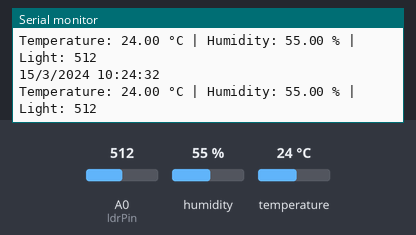
Bench run of a sketch on a simulated Arduino Uno R4 WiFi. Shown: the last lines printed to the serial monitor. The test bench sets the inputs (shaded band); at power-on: humidity 55 %, A0 (ldrPin) = 512, temperature 24 °C. The local clock reads 2024-03-15 10:24:30 at power-on unless the sketch sets it.

Above: at 2.8 s.
2.9 s: humidity set to 22 %
At 5.3 s:
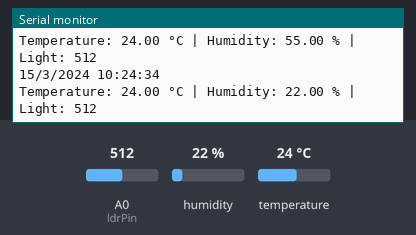
5.6 s: A0 (ldrPin) set to 716
At 6.5 s:
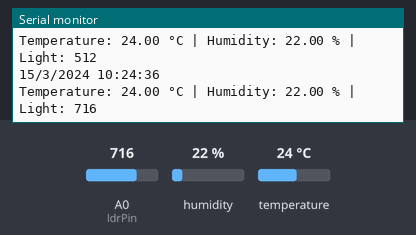
8.3 s: temperature set to 12 °C
At 10.8 s:
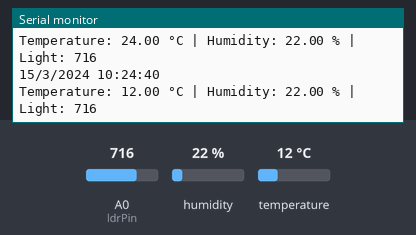
11.0 s: A0 (ldrPin) set to 900
At 12.6 s:
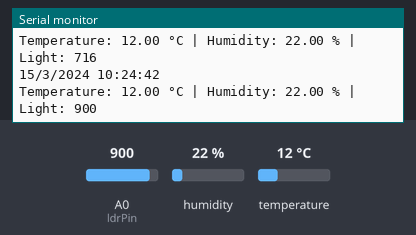
13.7 s: humidity set to 40 %
At 15.1 s:
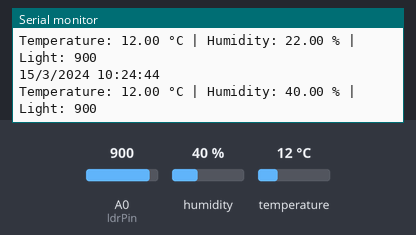
Timing chart, 0 to 16.7 s (numbered marks = the images above; inputs shaded):
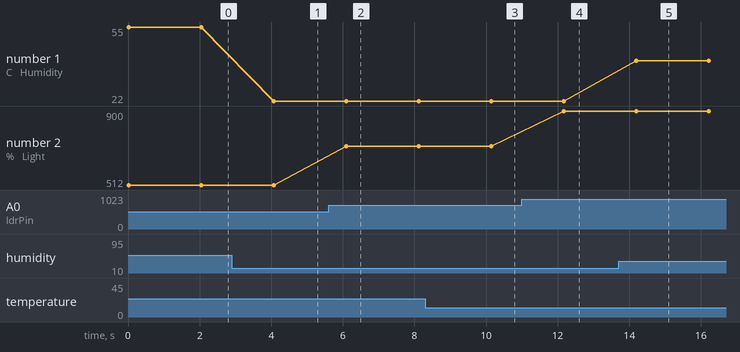

The sketch:

sensor-board.ino
```cpp
#include <WiFiS3.h>
#include <DHT.h> // DHT sensor library by Adafruit
#include <RTClib.h>  // RTClib by Adafruit

char ssid[] = "YOUR_WIFI_NAME";
char pass[] = "YOUR_WIFI_PASSWORD";

// IP address of the SECOND Uno R4
char server[] = "192.168.1.50";

WiFiClient client;

#define DHTPIN 2
#define DHTTYPE DHT11

DHT dht(DHTPIN, DHTTYPE);
RTC_DS3231 rtc;
const int ldrPin = A0;

void setup()
{
  Serial.begin(9600);
  dht.begin();
  if (!rtc.begin())
  {
    Serial.println("Couldn't find RTC");
    while (1);
  }
  // rtc.adjust(DateTime(F(__DATE__), F(__TIME__))); // adjust RTC time, first upload only
}


void loop()
{
  // Read light level
  // 🌑 Dark: 0–200
  // 🌥️ Dim room: 200–600
  // ☀️ Bright light: 600–1023
  int lightValue = analogRead(ldrPin);

  // Read DHT11
  float humidity = dht.readHumidity();
  float temperature = dht.readTemperature();

  // Check if reading failed
  if (isnan(humidity) || isnan(temperature))
    Serial.println("Failed to read from DHT11!");
  else
  {
    DateTime now = rtc.now();

    Serial.print(now.day());
    Serial.print("/");
    Serial.print(now.month());
    Serial.print("/");
    Serial.print(now.year());

    Serial.print(" ");

    if (now.hour() < 10) Serial.print("0");
    Serial.print(now.hour());
    Serial.print(":");

    if (now.minute() < 10) Serial.print("0");
    Serial.print(now.minute());
    Serial.print(":");

    if (now.second() < 10) Serial.print("0");
    Serial.print(now.second());

    Serial.println();


    Serial.print("Temperature: ");
    Serial.print(temperature);
    Serial.print(" °C");

    Serial.print(" | Humidity: ");
    Serial.print(humidity);
    Serial.print(" %");

    Serial.print(" | Light: ");
    Serial.println(lightValue);
  }

  delay(2000);
}
```

Measured:
- after the input at 2.9 s, the serial monitor: prints a new line after 1.2 s (image 1)
- after the input at 5.6 s, the serial monitor: prints a new line after 0.50 s (image 2)
- after the input at 8.3 s, the serial monitor: prints a new line after 1.8 s (image 3)
- after the input at 11.0 s, the serial monitor: prints a new line after 1.2 s (image 4)
- after the input at 13.7 s, the serial monitor: prints a new line after 0.50 s (image 5)
- plotted number 1: 55 → 22 after the input at 2.9 s, 22 → 40 after the input at 13.7 s
- plotted number 2: 512 → 716 after the input at 5.6 s, 716 → 900 after the input at 11.0 s
